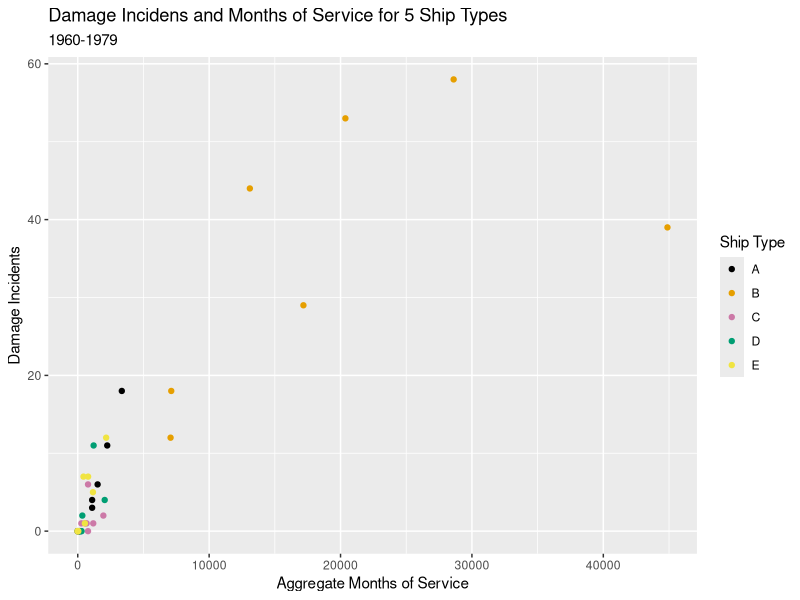

Reproduce this figure in R.
## ---- chunk 1
knitr::opts_chunk$set(echo = TRUE, warning = TRUE, message = FALSE,
                      error = TRUE)
library(tidyverse)
## ---- chunk 2
## This assumes that:
### STAT240/data/ contains the data file
### STAT240/discussion/ds03/ is your working directory.

ships <- read_csv("../../data/ships.csv")

head(ships)
## ---- chunk 3
ships %>%
  ggplot(aes(x = service, y = incidents)) +
  geom_point(aes(col = type)) +
  labs(x = "Aggregate Months of Service",
       y = "Damage Incidents",
       title = "Damage Incidens and Months of Service for 5 Ship Types",
       subtitle = "1960-1979",
       col = "Ship Type") +
  scale_color_manual(
    values = c("A" = "#000000",
               "B" = "#E69F00", 
               "C" = "#CC79A7",
               "D" = "#009E73", 
               "E" = "#F0E442")
    )
